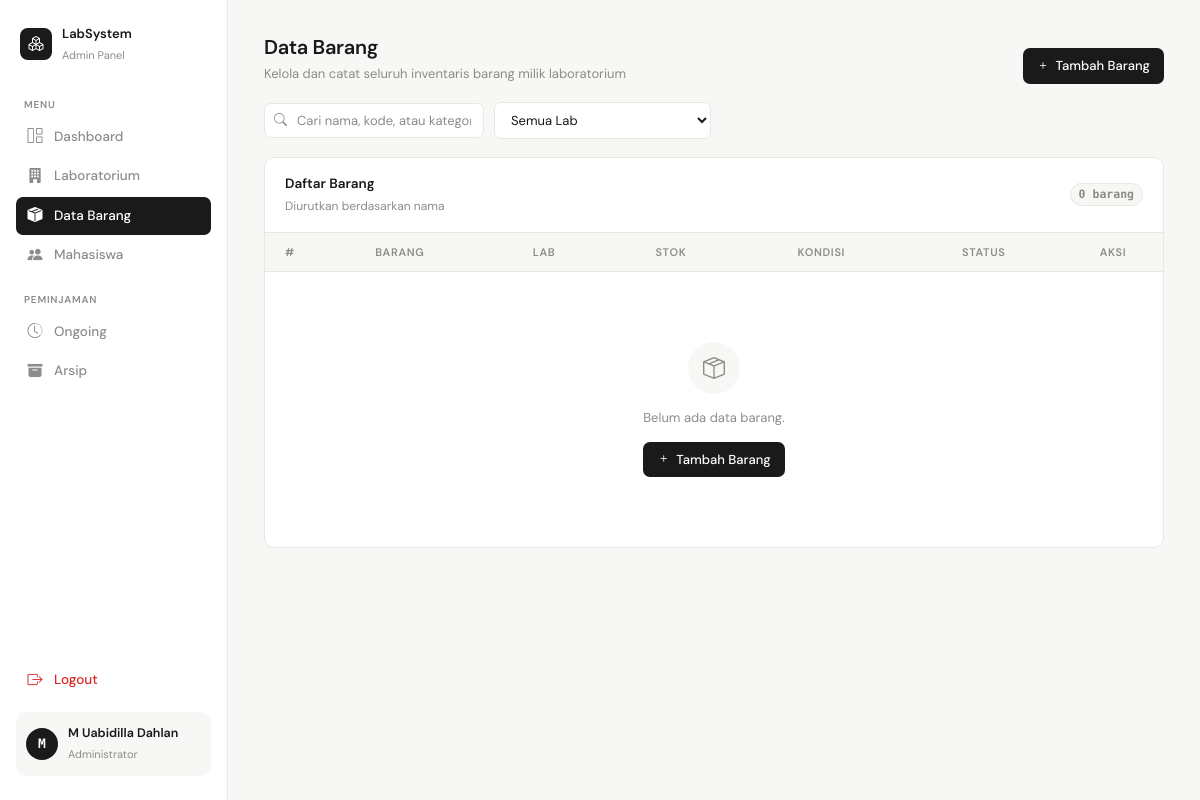
The page /data_barang.php (signed in) on the database as committed earlier.
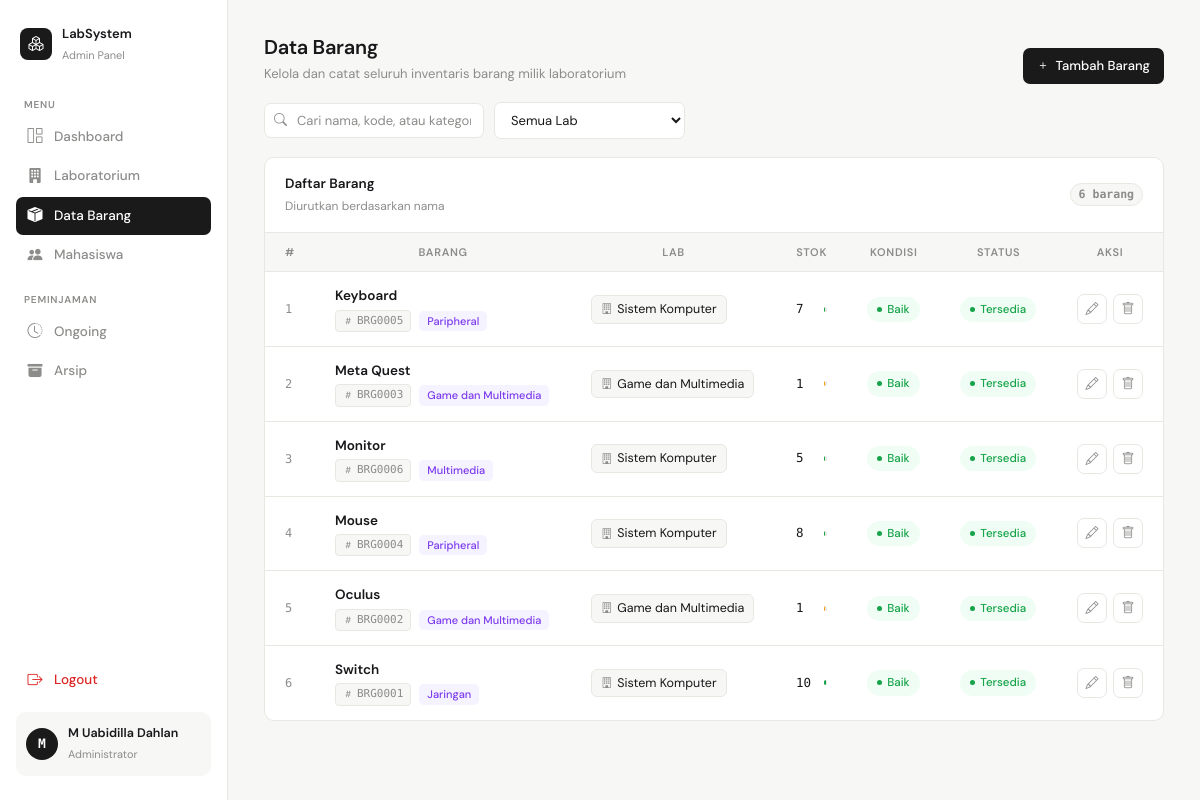
The same page on the database as committed later.
### tables this page shows
CREATE TABLE `data_barang` (
  `id_barang` int NOT NULL,
  `id_lab` int NOT NULL COMMENT 'FK ke data_lab.id_lab',
  `kode_barang` varchar(30) NOT NULL COMMENT 'Kode/inventaris unik barang',
  `nama_barang` varchar(100) NOT NULL,
  `kategori` varchar(50) DEFAULT NULL COMMENT 'Contoh: Elektronik, Furnitur, Alat Praktikum',
  `stok` int NOT NULL DEFAULT '0',
  `kondisi` enum('baik','rusak','perbaikan') NOT NULL DEFAULT 'baik',
  `status` enum('availabel','tidak availabel') NOT NULL DEFAULT 'availabel',
  `keterangan` text,
  `created_at` timestamp NOT NULL DEFAULT CURRENT_TIMESTAMP,
  `updated_at` timestamp NOT NULL DEFAULT CURRENT_TIMESTAMP ON UPDATE CURRENT_TIMESTAMP
);

CREATE TABLE `data_lab` (
  `id_lab` int NOT NULL,
  `nama_lab` varchar(100) NOT NULL,
  `lokasi` varchar(100) DEFAULT NULL,
  `stok` int NOT NULL,
  `jumlah_kursi` int NOT NULL DEFAULT '40',
  `jumlah_meja` int NOT NULL DEFAULT '40',
  `status` enum('availabel','not available') NOT NULL
);

### data_barang.php (the view, shortened to what this page needs)
<?php
include 'koneksi.php';
$filterLab = isset($_GET['id_lab']) && $_GET['id_lab'] !== '' ? $_GET['id_lab'] : null;
if ($filterLab !== null) {
    $stmt = mysqli_prepare($koneksi,
        "SELECT b.*, l.nama_lab
         FROM data_barang b
         JOIN data_lab l ON b.id_lab = l.id_lab
         WHERE b.id_lab = ?
         ORDER BY b.nama_barang ASC");
    mysqli_stmt_bind_param($stmt, "s", $filterLab);
    mysqli_stmt_execute($stmt);
    $query = mysqli_stmt_get_result($stmt);
} else {
    $query = mysqli_query($koneksi,
        "SELECT b.*, l.nama_lab
         FROM data_barang b
         JOIN data_lab l ON b.id_lab = l.id_lab
         ORDER BY b.nama_barang ASC");
}
?>
<!DOCTYPE html>
<html lang="id">
<head>
<link href="https://cdn.jsdelivr.net/npm/bootstrap-icons/font/bootstrap-icons.css" rel="stylesheet">
</head>
<body>
<aside class="sidebar" id="sidebar">
    <div class="sidebar-logo">
        <div class="logo-icon"><i class="bi bi-boxes"></i></div>
        <div class="sidebar-logo-text">
            <strong>LabSystem</strong>
            <span>Admin Panel</span>
        </div>
    </div>
    <p class="nav-section">Menu</p>
    <ul style="list-style:none;padding:0;margin:0">
        <li class="nav-item"><a class="nav-link" href="dashboard.php"><i class="bi bi-grid-1x2"></i> Dashboard</a></li>
        <li class="nav-item"><a class="nav-link" href="data_lab.php"><i class="bi bi-building-fill"></i> Laboratorium</a></li>
        <li class="nav-item"><a class="nav-link active" href="data_barang.php"><i class="bi bi-box-seam-fill"></i> Data Barang</a></li>
        <li class="nav-item"><a class="nav-link" href="data_mhs.php"><i class="bi bi-people-fill"></i> Mahasiswa</a></li>
    </ul>
    <p class="nav-section">Peminjaman</p>
    <ul style="list-style:none;padding:0;margin:0">
        <li class="nav-item"><a class="nav-link" href="riwayat_pinjam.php"><i class="bi bi-clock-history"></i> Ongoing</a></li>
        <li class="nav-item"><a class="nav-link" href="arsip_peminjaman.php"><i class="bi bi-archive-fill"></i> Arsip</a></li>
    </ul>
    <div style="flex:1"></div>
    <ul style="list-style:none;padding:0;margin:0 0 12px">
        <li class="nav-item">
            <a class="nav-link danger" href="logout.php" onclick="return confirm('Yakin ingin logout?')">
                <i class="bi bi-box-arrow-right"></i> Logout
            </a>
        </li>
    </ul>
    <div class="sidebar-user">
        <div class="avatar"><?= strtoupper(substr($_SESSION['user']['nama'], 0, 1)) ?></div>
        <div class="sidebar-user-info">
            <strong><?= htmlspecialchars($_SESSION['user']['nama']) ?></strong>
            <span>Administrator</span>
        </div>
    </div>
</aside>
<main class="main">
    <div class="page-header">
        <div class="page-header-left">
            <h1>Data Barang</h1>
            <p>Kelola dan catat seluruh inventaris barang milik laboratorium</p>
        </div>
        <a href="tambah_data_barang.php<?= $filterLab !== null ? '?id_lab=' . urlencode($filterLab) : ''; ?>" class="btn-primary">
            <i class="bi bi-plus"></i>
            <span>Tambah Barang</span>
        </a>
    </div>
    <div class="toolbar">
        <div class="search-wrap">
            <input type="text" class="search-input" id="searchInput" placeholder="Cari nama, kode, atau kategori barang…">
        </div>
        <select class="filter-select" id="labFilterSelect" onchange="if(this.value){window.location='data_barang.php?id_lab='+encodeURIComponent(this.value);}else{window.location='data_barang.php';}">
            <option value="">Semua Lab</option>
        </select>
    </div>
    <div class="card">
        <div class="card-header">
            <div class="card-header-left">
                <h2>Daftar Barang</h2>
                <span>Diurutkan berdasarkan nama</span>
            </div>
            <span class="count-chip" id="rowCount">—</span>
        </div>
        <div class="table-wrap">
            <table>
                <thead>
                    <tr>
                        <th style="width:48px">#</th>
                        <th>Barang</th>
                        <th>Lab</th>
                        <th>Stok</th>
                        <th>Kondisi</th>
                        <th>Status</th>
                        <th style="width:100px">Aksi</th>
                    </tr>
                </thead>
                <tbody id="tableBody">
                <?php
                $no = 1;
                if (mysqli_num_rows($query) > 0):
                    while ($barang = mysqli_fetch_assoc($query)):
                        $badgeStatus = $barang['status'] === 'availabel' ? 'badge-available' : 'badge-unavailable';
                        $statusText  = $barang['status'] === 'availabel' ? 'Tersedia' : 'Tidak Tersedia';
                        $badgeKondisi = 'badge-' . $barang['kondisi'];
                        $kondisiText  = ucfirst($barang['kondisi']);
                        $stok = (int)$barang['stok'];
                ?>
                    <tr>
                        <td class="row-num"><?= $no++; ?></td>
                        <td>
                            <div class="item-cell">
                                <span class="item-name"><?= htmlspecialchars($barang['nama_barang']); ?></span>
                                <div class="item-meta">
                                    <span class="meta-tag">
                                        <i class="bi bi-hash"></i>
                                        <?= htmlspecialchars($barang['kode_barang']); ?>
                                    </span>
                                    <?php if (!empty($barang['kategori'])): ?>
                                    <span class="tag-kategori"><?= htmlspecialchars($barang['kategori']); ?></span>
                                    <?php endif; ?>
                                </div>
                            </div>
                        </td>
                        <td>
                            <a class="lab-link" href="data_barang.php?id_lab=<?= urlencode($barang['id_lab']); ?>">
                                <i class="bi bi-building"></i> <?= htmlspecialchars($barang['nama_lab']); ?>
                            </a>
                        </td>
                        <td>
                            <div class="stok-bar-wrap">
                                <span class="stok-num"><?= $stok; ?></span>
                                <div class="stok-bar">
                                </div>
                            </div>
                        </td>
                        <td>
                            <span class="badge <?= $badgeKondisi; ?>"><?= $kondisiText; ?></span>
                        </td>
                        <td>
                            <span class="badge <?= $badgeStatus; ?>"><?= $statusText; ?></span>
                        </td>
                        <td>
                            <div class="action-buttons">
                                <a href="edit_data_barang.php?id=<?= urlencode($barang['id_barang']); ?>"
                                   class="btn-action btn-edit" title="Edit Barang">
                                    <i class="bi bi-pencil"></i>
                                </a>
                                <a href="hapus_data_barang.php?id=<?= urlencode($barang['id_barang']); ?><?= $filterLab !== null ? '&id_lab=' . urlencode($filterLab) : ''; ?>"
                                   class="btn-action btn-delete" title="Hapus Barang"
                                   onclick="return confirm('Yakin ingin menghapus barang \'<?= htmlspecialchars(addslashes($barang['nama_barang'])); ?>\'? Tindakan ini tidak dapat dibatalkan.')">
                                    <i class="bi bi-trash"></i>
                                </a>
                            </div>
                        </td>
                    </tr>
                <?php endwhile; else: ?>
                    <tr>
                        <td colspan="7">
                            <div class="empty-state">
                                <div class="empty-icon"><i class="bi bi-box-seam"></i></div>
                                <p>Belum ada data barang<?= $filterLab !== null ? ' untuk lab ini' : ''; ?>.</p>
                                <a href="tambah_data_barang.php<?= $filterLab !== null ? '?id_lab=' . urlencode($filterLab) : ''; ?>" class="btn-primary">
                                    <i class="bi bi-plus"></i><span>Tambah Barang</span>
                                </a>
                            </div>
                        </td>
                    </tr>
                <?php endif; ?>
                </tbody>
            </table>
        </div>
    </div>
</main>
</body>
</html>

Rows that differ between the two databases and show on the page:
added data_barang: nama_barang "Keyboard", kode_barang "BRG0005", kategori "Paripheral", id_lab.nama_lab "Sistem Komputer", stok "7", kondisi "Baik", status "Tersedia"
added data_barang: nama_barang "Meta Quest", kode_barang "BRG0003", kategori "Game dan Multimedia", id_lab.nama_lab "Game dan Multimedia", stok "1", kondisi "Baik", status "Tersedia"
added data_barang: nama_barang "Monitor", kode_barang "BRG0006", kategori "Multimedia", id_lab.nama_lab "Sistem Komputer", stok "5", kondisi "Baik", status "Tersedia"
added data_barang: nama_barang "Mouse", kode_barang "BRG0004", kategori "Paripheral", id_lab.nama_lab "Sistem Komputer", stok "8", kondisi "Baik", status "Tersedia"
added data_barang: nama_barang "Oculus", kode_barang "BRG0002", kategori "Game dan Multimedia", id_lab.nama_lab "Game dan Multimedia", stok "1", kondisi "Baik", status "Tersedia"
added data_barang: nama_barang "Switch", kode_barang "BRG0001", kategori "Jaringan", id_lab.nama_lab "Sistem Komputer", stok "10", kondisi "Baik", status "Tersedia"
Other text that changed with them:
text written by a page script: "0 barang" → "6 barang"
text no longer shown: "Belum ada data barang . Tambah Barang"
